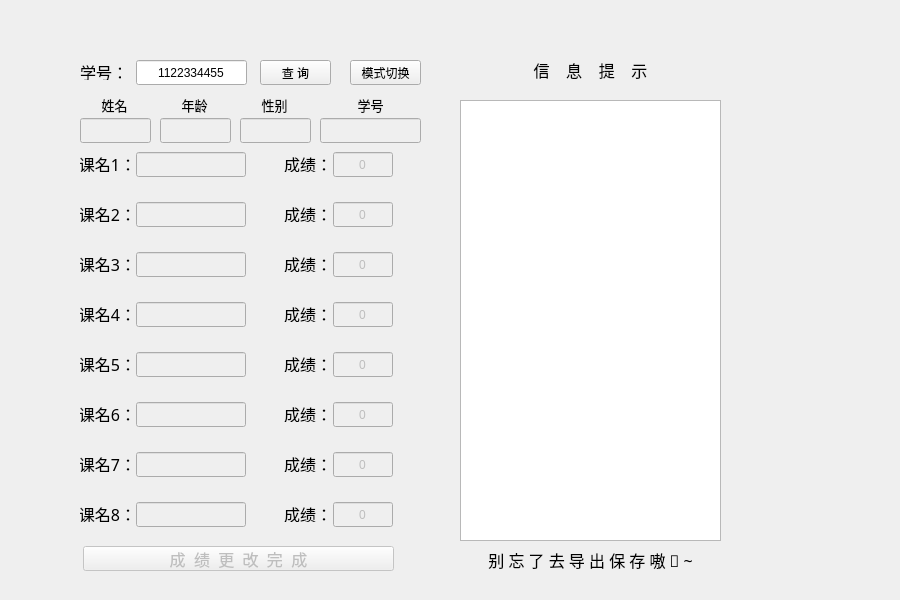
<?xml version="1.0" encoding="UTF-8"?>
<ui version="4.0">
 <class>Geng_gai</class>
 <widget class="QWidget" name="Geng_gai">
  <property name="geometry">
   <rect>
    <x>0</x>
    <y>0</y>
    <width>900</width>
    <height>600</height>
   </rect>
  </property>
  <property name="windowTitle">
   <string>Geng_gai</string>
  </property>
  <widget class="QLineEdit" name="score_4">
   <property name="enabled">
    <bool>false</bool>
   </property>
   <property name="geometry">
    <rect>
     <x>333</x>
     <y>302</y>
     <width>60</width>
     <height>25</height>
    </rect>
   </property>
   <property name="text">
    <string>0</string>
   </property>
   <property name="alignment">
    <set>Qt::AlignCenter</set>
   </property>
  </widget>
  <widget class="QLabel" name="label_15">
   <property name="geometry">
    <rect>
     <x>80</x>
     <y>306</y>
     <width>55</width>
     <height>16</height>
    </rect>
   </property>
   <property name="font">
    <font>
     <family>幼圆</family>
     <pointsize>12</pointsize>
    </font>
   </property>
   <property name="text">
    <string>课名4：</string>
   </property>
   <property name="alignment">
    <set>Qt::AlignCenter</set>
   </property>
  </widget>
  <widget class="QLineEdit" name="name_1">
   <property name="enabled">
    <bool>false</bool>
   </property>
   <property name="geometry">
    <rect>
     <x>80</x>
     <y>118</y>
     <width>71</width>
     <height>25</height>
    </rect>
   </property>
   <property name="text">
    <string/>
   </property>
   <property name="alignment">
    <set>Qt::AlignCenter</set>
   </property>
  </widget>
  <widget class="QLineEdit" name="score_5">
   <property name="enabled">
    <bool>false</bool>
   </property>
   <property name="geometry">
    <rect>
     <x>333</x>
     <y>352</y>
     <width>60</width>
     <height>25</height>
    </rect>
   </property>
   <property name="text">
    <string>0</string>
   </property>
   <property name="alignment">
    <set>Qt::AlignCenter</set>
   </property>
  </widget>
  <widget class="QLabel" name="label_4">
   <property name="geometry">
    <rect>
     <x>283</x>
     <y>206</y>
     <width>50</width>
     <height>16</height>
    </rect>
   </property>
   <property name="font">
    <font>
     <family>幼圆</family>
     <pointsize>12</pointsize>
    </font>
   </property>
   <property name="text">
    <string>成绩：</string>
   </property>
   <property name="alignment">
    <set>Qt::AlignCenter</set>
   </property>
  </widget>
  <widget class="QLabel" name="label_8">
   <property name="geometry">
    <rect>
     <x>283</x>
     <y>406</y>
     <width>50</width>
     <height>16</height>
    </rect>
   </property>
   <property name="font">
    <font>
     <family>幼圆</family>
     <pointsize>12</pointsize>
    </font>
   </property>
   <property name="text">
    <string>成绩：</string>
   </property>
   <property name="alignment">
    <set>Qt::AlignCenter</set>
   </property>
  </widget>
  <widget class="QLabel" name="label_17">
   <property name="geometry">
    <rect>
     <x>80</x>
     <y>206</y>
     <width>55</width>
     <height>16</height>
    </rect>
   </property>
   <property name="font">
    <font>
     <family>幼圆</family>
     <pointsize>12</pointsize>
    </font>
   </property>
   <property name="text">
    <string>课名2：</string>
   </property>
   <property name="alignment">
    <set>Qt::AlignCenter</set>
   </property>
  </widget>
  <widget class="QLabel" name="label_5">
   <property name="geometry">
    <rect>
     <x>283</x>
     <y>256</y>
     <width>50</width>
     <height>16</height>
    </rect>
   </property>
   <property name="font">
    <font>
     <family>幼圆</family>
     <pointsize>12</pointsize>
    </font>
   </property>
   <property name="text">
    <string>成绩：</string>
   </property>
   <property name="alignment">
    <set>Qt::AlignCenter</set>
   </property>
  </widget>
  <widget class="QLineEdit" name="id_1">
   <property name="enabled">
    <bool>false</bool>
   </property>
   <property name="geometry">
    <rect>
     <x>320</x>
     <y>118</y>
     <width>101</width>
     <height>25</height>
    </rect>
   </property>
   <property name="text">
    <string/>
   </property>
   <property name="alignment">
    <set>Qt::AlignCenter</set>
   </property>
  </widget>
  <widget class="QLabel" name="label_22">
   <property name="geometry">
    <rect>
     <x>440</x>
     <y>66</y>
     <width>1</width>
     <height>500</height>
    </rect>
   </property>
   <property name="font">
    <font>
     <family>幼圆</family>
     <pointsize>12</pointsize>
    </font>
   </property>
   <property name="styleSheet">
    <string notr="true">border-image: url(:/Kao_he/shen.png);</string>
   </property>
   <property name="text">
    <string/>
   </property>
  </widget>
  <widget class="QLineEdit" name="course_3">
   <property name="enabled">
    <bool>false</bool>
   </property>
   <property name="geometry">
    <rect>
     <x>136</x>
     <y>252</y>
     <width>110</width>
     <height>25</height>
    </rect>
   </property>
   <property name="text">
    <string/>
   </property>
   <property name="alignment">
    <set>Qt::AlignCenter</set>
   </property>
  </widget>
  <widget class="QLineEdit" name="score_6">
   <property name="enabled">
    <bool>false</bool>
   </property>
   <property name="geometry">
    <rect>
     <x>333</x>
     <y>402</y>
     <width>60</width>
     <height>25</height>
    </rect>
   </property>
   <property name="text">
    <string>0</string>
   </property>
   <property name="alignment">
    <set>Qt::AlignCenter</set>
   </property>
  </widget>
  <widget class="QLabel" name="label_18">
   <property name="geometry">
    <rect>
     <x>80</x>
     <y>256</y>
     <width>55</width>
     <height>16</height>
    </rect>
   </property>
   <property name="font">
    <font>
     <family>幼圆</family>
     <pointsize>12</pointsize>
    </font>
   </property>
   <property name="text">
    <string>课名3：</string>
   </property>
   <property name="alignment">
    <set>Qt::AlignCenter</set>
   </property>
  </widget>
  <widget class="QLineEdit" name="course_6">
   <property name="enabled">
    <bool>false</bool>
   </property>
   <property name="geometry">
    <rect>
     <x>136</x>
     <y>402</y>
     <width>110</width>
     <height>25</height>
    </rect>
   </property>
   <property name="text">
    <string/>
   </property>
   <property name="alignment">
    <set>Qt::AlignCenter</set>
   </property>
  </widget>
  <widget class="QLabel" name="label_6">
   <property name="geometry">
    <rect>
     <x>283</x>
     <y>306</y>
     <width>50</width>
     <height>16</height>
    </rect>
   </property>
   <property name="font">
    <font>
     <family>幼圆</family>
     <pointsize>12</pointsize>
    </font>
   </property>
   <property name="text">
    <string>成绩：</string>
   </property>
   <property name="alignment">
    <set>Qt::AlignCenter</set>
   </property>
  </widget>
  <widget class="QLabel" name="label_7">
   <property name="geometry">
    <rect>
     <x>283</x>
     <y>506</y>
     <width>50</width>
     <height>16</height>
    </rect>
   </property>
   <property name="font">
    <font>
     <family>幼圆</family>
     <pointsize>12</pointsize>
    </font>
   </property>
   <property name="text">
    <string>成绩：</string>
   </property>
   <property name="alignment">
    <set>Qt::AlignCenter</set>
   </property>
  </widget>
  <widget class="QLineEdit" name="score_8">
   <property name="enabled">
    <bool>false</bool>
   </property>
   <property name="geometry">
    <rect>
     <x>333</x>
     <y>502</y>
     <width>60</width>
     <height>25</height>
    </rect>
   </property>
   <property name="text">
    <string>0</string>
   </property>
   <property name="alignment">
    <set>Qt::AlignCenter</set>
   </property>
  </widget>
  <widget class="QLabel" name="label">
   <property name="geometry">
    <rect>
     <x>84</x>
     <y>95</y>
     <width>61</width>
     <height>20</height>
    </rect>
   </property>
   <property name="font">
    <font>
     <family>幼圆</family>
     <pointsize>10</pointsize>
    </font>
   </property>
   <property name="text">
    <string>姓名</string>
   </property>
   <property name="alignment">
    <set>Qt::AlignCenter</set>
   </property>
  </widget>
  <widget class="QListView" name="student_ti">
   <property name="geometry">
    <rect>
     <x>460</x>
     <y>100</y>
     <width>261</width>
     <height>441</height>
    </rect>
   </property>
   <property name="font">
    <font>
     <family>幼圆</family>
     <pointsize>11</pointsize>
    </font>
   </property>
   <property name="styleSheet">
    <string notr="true">border-image: url(:/Kao_he/shen.png);</string>
   </property>
  </widget>
  <widget class="QLabel" name="label_3">
   <property name="geometry">
    <rect>
     <x>283</x>
     <y>156</y>
     <width>50</width>
     <height>16</height>
    </rect>
   </property>
   <property name="font">
    <font>
     <family>幼圆</family>
     <pointsize>12</pointsize>
    </font>
   </property>
   <property name="text">
    <string>成绩：</string>
   </property>
   <property name="alignment">
    <set>Qt::AlignCenter</set>
   </property>
  </widget>
  <widget class="QLabel" name="label_10">
   <property name="geometry">
    <rect>
     <x>283</x>
     <y>356</y>
     <width>50</width>
     <height>16</height>
    </rect>
   </property>
   <property name="font">
    <font>
     <family>幼圆</family>
     <pointsize>12</pointsize>
    </font>
   </property>
   <property name="text">
    <string>成绩：</string>
   </property>
   <property name="alignment">
    <set>Qt::AlignCenter</set>
   </property>
  </widget>
  <widget class="QLineEdit" name="score_2">
   <property name="enabled">
    <bool>false</bool>
   </property>
   <property name="geometry">
    <rect>
     <x>333</x>
     <y>202</y>
     <width>60</width>
     <height>25</height>
    </rect>
   </property>
   <property name="text">
    <string>0</string>
   </property>
   <property name="alignment">
    <set>Qt::AlignCenter</set>
   </property>
  </widget>
  <widget class="QLineEdit" name="course_2">
   <property name="enabled">
    <bool>false</bool>
   </property>
   <property name="geometry">
    <rect>
     <x>136</x>
     <y>202</y>
     <width>110</width>
     <height>25</height>
    </rect>
   </property>
   <property name="text">
    <string/>
   </property>
   <property name="alignment">
    <set>Qt::AlignCenter</set>
   </property>
  </widget>
  <widget class="QLineEdit" name="course_5">
   <property name="enabled">
    <bool>false</bool>
   </property>
   <property name="geometry">
    <rect>
     <x>136</x>
     <y>352</y>
     <width>110</width>
     <height>25</height>
    </rect>
   </property>
   <property name="text">
    <string/>
   </property>
   <property name="alignment">
    <set>Qt::AlignCenter</set>
   </property>
  </widget>
  <widget class="QLineEdit" name="course_4">
   <property name="enabled">
    <bool>false</bool>
   </property>
   <property name="geometry">
    <rect>
     <x>136</x>
     <y>302</y>
     <width>110</width>
     <height>25</height>
    </rect>
   </property>
   <property name="text">
    <string/>
   </property>
   <property name="alignment">
    <set>Qt::AlignCenter</set>
   </property>
  </widget>
  <widget class="QLabel" name="label_12">
   <property name="geometry">
    <rect>
     <x>80</x>
     <y>456</y>
     <width>55</width>
     <height>16</height>
    </rect>
   </property>
   <property name="font">
    <font>
     <family>幼圆</family>
     <pointsize>12</pointsize>
    </font>
   </property>
   <property name="text">
    <string>课名7：</string>
   </property>
   <property name="alignment">
    <set>Qt::AlignCenter</set>
   </property>
  </widget>
  <widget class="QLabel" name="label_19">
   <property name="geometry">
    <rect>
     <x>80</x>
     <y>156</y>
     <width>55</width>
     <height>16</height>
    </rect>
   </property>
   <property name="font">
    <font>
     <family>幼圆</family>
     <pointsize>12</pointsize>
    </font>
   </property>
   <property name="text">
    <string>课名1：</string>
   </property>
   <property name="alignment">
    <set>Qt::AlignCenter</set>
   </property>
  </widget>
  <widget class="QLineEdit" name="score_3">
   <property name="enabled">
    <bool>false</bool>
   </property>
   <property name="geometry">
    <rect>
     <x>333</x>
     <y>252</y>
     <width>60</width>
     <height>25</height>
    </rect>
   </property>
   <property name="text">
    <string>0</string>
   </property>
   <property name="alignment">
    <set>Qt::AlignCenter</set>
   </property>
  </widget>
  <widget class="QLabel" name="label_13">
   <property name="geometry">
    <rect>
     <x>80</x>
     <y>506</y>
     <width>55</width>
     <height>16</height>
    </rect>
   </property>
   <property name="font">
    <font>
     <family>幼圆</family>
     <pointsize>12</pointsize>
    </font>
   </property>
   <property name="text">
    <string>课名8：</string>
   </property>
   <property name="alignment">
    <set>Qt::AlignCenter</set>
   </property>
  </widget>
  <widget class="QLineEdit" name="course_8">
   <property name="enabled">
    <bool>false</bool>
   </property>
   <property name="geometry">
    <rect>
     <x>136</x>
     <y>502</y>
     <width>110</width>
     <height>25</height>
    </rect>
   </property>
   <property name="text">
    <string/>
   </property>
   <property name="alignment">
    <set>Qt::AlignCenter</set>
   </property>
  </widget>
  <widget class="QLabel" name="label_9">
   <property name="geometry">
    <rect>
     <x>283</x>
     <y>456</y>
     <width>50</width>
     <height>16</height>
    </rect>
   </property>
   <property name="font">
    <font>
     <family>幼圆</family>
     <pointsize>12</pointsize>
    </font>
   </property>
   <property name="text">
    <string>成绩：</string>
   </property>
   <property name="alignment">
    <set>Qt::AlignCenter</set>
   </property>
  </widget>
  <widget class="QLineEdit" name="course_1">
   <property name="enabled">
    <bool>false</bool>
   </property>
   <property name="geometry">
    <rect>
     <x>136</x>
     <y>152</y>
     <width>110</width>
     <height>25</height>
    </rect>
   </property>
   <property name="text">
    <string/>
   </property>
   <property name="alignment">
    <set>Qt::AlignCenter</set>
   </property>
  </widget>
  <widget class="QLineEdit" name="score_7">
   <property name="enabled">
    <bool>false</bool>
   </property>
   <property name="geometry">
    <rect>
     <x>333</x>
     <y>452</y>
     <width>60</width>
     <height>25</height>
    </rect>
   </property>
   <property name="text">
    <string>0</string>
   </property>
   <property name="alignment">
    <set>Qt::AlignCenter</set>
   </property>
  </widget>
  <widget class="QLabel" name="label_20">
   <property name="geometry">
    <rect>
     <x>460</x>
     <y>60</y>
     <width>261</width>
     <height>20</height>
    </rect>
   </property>
   <property name="font">
    <font>
     <family>幼圆</family>
     <pointsize>12</pointsize>
    </font>
   </property>
   <property name="text">
    <string>信    息    提    示</string>
   </property>
   <property name="alignment">
    <set>Qt::AlignCenter</set>
   </property>
  </widget>
  <widget class="QPushButton" name="tian_jia_2">
   <property name="enabled">
    <bool>false</bool>
   </property>
   <property name="geometry">
    <rect>
     <x>83</x>
     <y>546</y>
     <width>311</width>
     <height>25</height>
    </rect>
   </property>
   <property name="font">
    <font>
     <family>幼圆</family>
     <pointsize>12</pointsize>
    </font>
   </property>
   <property name="styleSheet">
    <string notr="true">border-image: url(:/Kao_he/shen.png);</string>
   </property>
   <property name="text">
    <string>成  绩  更  改  完  成</string>
   </property>
  </widget>
  <widget class="QLabel" name="label_16">
   <property name="geometry">
    <rect>
     <x>80</x>
     <y>356</y>
     <width>55</width>
     <height>16</height>
    </rect>
   </property>
   <property name="font">
    <font>
     <family>幼圆</family>
     <pointsize>12</pointsize>
    </font>
   </property>
   <property name="text">
    <string>课名5：</string>
   </property>
   <property name="alignment">
    <set>Qt::AlignCenter</set>
   </property>
  </widget>
  <widget class="QLineEdit" name="course_7">
   <property name="enabled">
    <bool>false</bool>
   </property>
   <property name="geometry">
    <rect>
     <x>136</x>
     <y>452</y>
     <width>110</width>
     <height>25</height>
    </rect>
   </property>
   <property name="text">
    <string/>
   </property>
   <property name="alignment">
    <set>Qt::AlignCenter</set>
   </property>
  </widget>
  <widget class="QLabel" name="label_24">
   <property name="geometry">
    <rect>
     <x>82</x>
     <y>95</y>
     <width>358</width>
     <height>1</height>
    </rect>
   </property>
   <property name="font">
    <font>
     <family>幼圆</family>
     <pointsize>12</pointsize>
    </font>
   </property>
   <property name="styleSheet">
    <string notr="true">border-image: url(:/Kao_he/shen.png);</string>
   </property>
   <property name="text">
    <string/>
   </property>
  </widget>
  <widget class="QLabel" name="label_23">
   <property name="geometry">
    <rect>
     <x>268</x>
     <y>146</y>
     <width>1</width>
     <height>420</height>
    </rect>
   </property>
   <property name="font">
    <font>
     <family>幼圆</family>
     <pointsize>12</pointsize>
    </font>
   </property>
   <property name="styleSheet">
    <string notr="true">border-image: url(:/Kao_he/shen.png);</string>
   </property>
   <property name="text">
    <string/>
   </property>
  </widget>
  <widget class="QLineEdit" name="score_1">
   <property name="enabled">
    <bool>false</bool>
   </property>
   <property name="geometry">
    <rect>
     <x>333</x>
     <y>152</y>
     <width>60</width>
     <height>25</height>
    </rect>
   </property>
   <property name="text">
    <string>0</string>
   </property>
   <property name="alignment">
    <set>Qt::AlignCenter</set>
   </property>
  </widget>
  <widget class="QLabel" name="label_14">
   <property name="geometry">
    <rect>
     <x>80</x>
     <y>406</y>
     <width>55</width>
     <height>16</height>
    </rect>
   </property>
   <property name="font">
    <font>
     <family>幼圆</family>
     <pointsize>12</pointsize>
    </font>
   </property>
   <property name="text">
    <string>课名6：</string>
   </property>
   <property name="alignment">
    <set>Qt::AlignCenter</set>
   </property>
  </widget>
  <widget class="QLabel" name="label_2">
   <property name="geometry">
    <rect>
     <x>320</x>
     <y>95</y>
     <width>101</width>
     <height>20</height>
    </rect>
   </property>
   <property name="font">
    <font>
     <family>幼圆</family>
     <pointsize>10</pointsize>
    </font>
   </property>
   <property name="text">
    <string>学号</string>
   </property>
   <property name="alignment">
    <set>Qt::AlignCenter</set>
   </property>
  </widget>
  <widget class="QLabel" name="label_21">
   <property name="geometry">
    <rect>
     <x>0</x>
     <y>0</y>
     <width>900</width>
     <height>600</height>
    </rect>
   </property>
   <property name="font">
    <font>
     <family>幼圆</family>
     <pointsize>12</pointsize>
    </font>
   </property>
   <property name="text">
    <string/>
   </property>
   <property name="alignment">
    <set>Qt::AlignCenter</set>
   </property>
  </widget>
  <widget class="QLineEdit" name="id_2">
   <property name="geometry">
    <rect>
     <x>136</x>
     <y>60</y>
     <width>111</width>
     <height>25</height>
    </rect>
   </property>
   <property name="text">
    <string>1122334455</string>
   </property>
   <property name="alignment">
    <set>Qt::AlignCenter</set>
   </property>
  </widget>
  <widget class="QLabel" name="label_25">
   <property name="geometry">
    <rect>
     <x>80</x>
     <y>64</y>
     <width>41</width>
     <height>16</height>
    </rect>
   </property>
   <property name="font">
    <font>
     <family>幼圆</family>
     <pointsize>12</pointsize>
    </font>
   </property>
   <property name="text">
    <string>学号：</string>
   </property>
  </widget>
  <widget class="QPushButton" name="tian_jia_3">
   <property name="enabled">
    <bool>true</bool>
   </property>
   <property name="geometry">
    <rect>
     <x>260</x>
     <y>60</y>
     <width>71</width>
     <height>25</height>
    </rect>
   </property>
   <property name="font">
    <font>
     <family>幼圆</family>
     <pointsize>9</pointsize>
    </font>
   </property>
   <property name="styleSheet">
    <string notr="true">border-image: url(:/Kao_he/shen.png);</string>
   </property>
   <property name="text">
    <string>查 询</string>
   </property>
  </widget>
  <widget class="QLabel" name="label_26">
   <property name="geometry">
    <rect>
     <x>440</x>
     <y>550</y>
     <width>301</width>
     <height>20</height>
    </rect>
   </property>
   <property name="font">
    <font>
     <family>幼圆</family>
     <pointsize>12</pointsize>
    </font>
   </property>
   <property name="text">
    <string>别 忘 了 去 导 出 保 存 嗷 🌷 ~</string>
   </property>
   <property name="alignment">
    <set>Qt::AlignCenter</set>
   </property>
  </widget>
  <widget class="QPushButton" name="qie_mo">
   <property name="enabled">
    <bool>true</bool>
   </property>
   <property name="geometry">
    <rect>
     <x>350</x>
     <y>60</y>
     <width>71</width>
     <height>25</height>
    </rect>
   </property>
   <property name="font">
    <font>
     <family>幼圆</family>
     <pointsize>9</pointsize>
    </font>
   </property>
   <property name="styleSheet">
    <string notr="true">border-image: url(:/Kao_he/shen.png);</string>
   </property>
   <property name="text">
    <string>模式切换</string>
   </property>
  </widget>
  <widget class="QLineEdit" name="age_1">
   <property name="enabled">
    <bool>false</bool>
   </property>
   <property name="geometry">
    <rect>
     <x>160</x>
     <y>118</y>
     <width>71</width>
     <height>25</height>
    </rect>
   </property>
   <property name="text">
    <string/>
   </property>
   <property name="alignment">
    <set>Qt::AlignCenter</set>
   </property>
  </widget>
  <widget class="QLabel" name="label_11">
   <property name="geometry">
    <rect>
     <x>164</x>
     <y>95</y>
     <width>61</width>
     <height>20</height>
    </rect>
   </property>
   <property name="font">
    <font>
     <family>幼圆</family>
     <pointsize>10</pointsize>
    </font>
   </property>
   <property name="text">
    <string>年龄</string>
   </property>
   <property name="alignment">
    <set>Qt::AlignCenter</set>
   </property>
  </widget>
  <widget class="QLineEdit" name="gender_1">
   <property name="enabled">
    <bool>false</bool>
   </property>
   <property name="geometry">
    <rect>
     <x>240</x>
     <y>118</y>
     <width>71</width>
     <height>25</height>
    </rect>
   </property>
   <property name="text">
    <string/>
   </property>
   <property name="alignment">
    <set>Qt::AlignCenter</set>
   </property>
  </widget>
  <widget class="QLabel" name="label_27">
   <property name="geometry">
    <rect>
     <x>244</x>
     <y>95</y>
     <width>61</width>
     <height>20</height>
    </rect>
   </property>
   <property name="font">
    <font>
     <family>幼圆</family>
     <pointsize>10</pointsize>
    </font>
   </property>
   <property name="text">
    <string>性别</string>
   </property>
   <property name="alignment">
    <set>Qt::AlignCenter</set>
   </property>
  </widget>
  <zorder>label_21</zorder>
  <zorder>score_4</zorder>
  <zorder>label_15</zorder>
  <zorder>name_1</zorder>
  <zorder>score_5</zorder>
  <zorder>label_4</zorder>
  <zorder>label_8</zorder>
  <zorder>label_17</zorder>
  <zorder>label_5</zorder>
  <zorder>id_1</zorder>
  <zorder>label_22</zorder>
  <zorder>course_3</zorder>
  <zorder>score_6</zorder>
  <zorder>label_18</zorder>
  <zorder>course_6</zorder>
  <zorder>label_6</zorder>
  <zorder>label_7</zorder>
  <zorder>score_8</zorder>
  <zorder>label</zorder>
  <zorder>student_ti</zorder>
  <zorder>label_3</zorder>
  <zorder>label_10</zorder>
  <zorder>score_2</zorder>
  <zorder>course_2</zorder>
  <zorder>course_5</zorder>
  <zorder>course_4</zorder>
  <zorder>label_12</zorder>
  <zorder>label_19</zorder>
  <zorder>score_3</zorder>
  <zorder>label_13</zorder>
  <zorder>course_8</zorder>
  <zorder>label_9</zorder>
  <zorder>course_1</zorder>
  <zorder>score_7</zorder>
  <zorder>label_20</zorder>
  <zorder>tian_jia_2</zorder>
  <zorder>label_16</zorder>
  <zorder>course_7</zorder>
  <zorder>label_24</zorder>
  <zorder>label_23</zorder>
  <zorder>score_1</zorder>
  <zorder>label_14</zorder>
  <zorder>label_2</zorder>
  <zorder>id_2</zorder>
  <zorder>label_25</zorder>
  <zorder>tian_jia_3</zorder>
  <zorder>label_26</zorder>
  <zorder>qie_mo</zorder>
  <zorder>age_1</zorder>
  <zorder>label_11</zorder>
  <zorder>gender_1</zorder>
  <zorder>label_27</zorder>
 </widget>
 <layoutdefault spacing="6" margin="11"/>
 <resources/>
 <connections>
  <connection>
   <sender>tian_jia_2</sender>
   <signal>clicked()</signal>
   <receiver>Geng_gai</receiver>
   <slot>geng_gai()</slot>
   <hints>
    <hint type="sourcelabel">
     <x>366</x>
     <y>554</y>
    </hint>
    <hint type="destinationlabel">
     <x>430</x>
     <y>605</y>
    </hint>
   </hints>
  </connection>
  <connection>
   <sender>tian_jia_3</sender>
   <signal>clicked()</signal>
   <receiver>Geng_gai</receiver>
   <slot>cha_stu()</slot>
   <hints>
    <hint type="sourcelabel">
     <x>330</x>
     <y>67</y>
    </hint>
    <hint type="destinationlabel">
     <x>437</x>
     <y>-5</y>
    </hint>
   </hints>
  </connection>
  <connection>
   <sender>qie_mo</sender>
   <signal>clicked()</signal>
   <receiver>Geng_gai</receiver>
   <slot>qie_qie()</slot>
   <hints>
    <hint type="sourcelabel">
     <x>370</x>
     <y>73</y>
    </hint>
    <hint type="destinationlabel">
     <x>318</x>
     <y>-8</y>
    </hint>
   </hints>
  </connection>
 </connections>
 <slots>
  <slot>geng_gai()</slot>
  <slot>cha_stu()</slot>
  <slot>qie_qie()</slot>
 </slots>
</ui>
